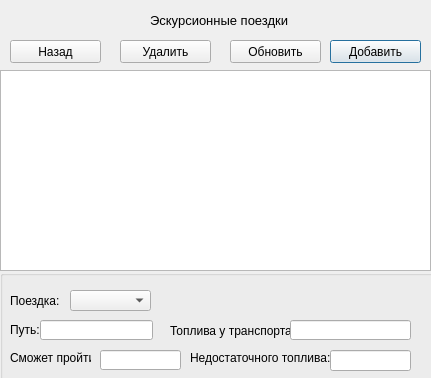
<?xml version="1.0" encoding="UTF-8"?>
<ui version="4.0">
 <class>Secondwindow</class>
 <widget class="QDialog" name="Secondwindow">
  <property name="geometry">
   <rect>
    <x>0</x>
    <y>0</y>
    <width>431</width>
    <height>378</height>
   </rect>
  </property>
  <property name="windowTitle">
   <string>TRIPS</string>
  </property>
  <widget class="QLabel" name="label">
   <property name="geometry">
    <rect>
     <x>150</x>
     <y>10</y>
     <width>151</width>
     <height>21</height>
    </rect>
   </property>
   <property name="font">
    <font>
     <pointsize>10</pointsize>
    </font>
   </property>
   <property name="text">
    <string>Эскурсионные поездки</string>
   </property>
  </widget>
  <widget class="QTableView" name="tableView">
   <property name="geometry">
    <rect>
     <x>0</x>
     <y>70</y>
     <width>431</width>
     <height>201</height>
    </rect>
   </property>
  </widget>
  <widget class="QPushButton" name="pushButton">
   <property name="geometry">
    <rect>
     <x>330</x>
     <y>40</y>
     <width>91</width>
     <height>23</height>
    </rect>
   </property>
   <property name="text">
    <string>Добавить</string>
   </property>
  </widget>
  <widget class="QPushButton" name="pushButton_2">
   <property name="geometry">
    <rect>
     <x>10</x>
     <y>40</y>
     <width>91</width>
     <height>23</height>
    </rect>
   </property>
   <property name="text">
    <string>Назад</string>
   </property>
  </widget>
  <widget class="QPushButton" name="pushButton_3">
   <property name="geometry">
    <rect>
     <x>230</x>
     <y>40</y>
     <width>91</width>
     <height>23</height>
    </rect>
   </property>
   <property name="text">
    <string>Обновить</string>
   </property>
  </widget>
  <widget class="QGroupBox" name="groupBox">
   <property name="geometry">
    <rect>
     <x>0</x>
     <y>270</y>
     <width>441</width>
     <height>111</height>
    </rect>
   </property>
   <property name="sizePolicy">
    <sizepolicy hsizetype="Fixed" vsizetype="Fixed">
     <horstretch>0</horstretch>
     <verstretch>0</verstretch>
    </sizepolicy>
   </property>
   <property name="title">
    <string/>
   </property>
   <widget class="QLabel" name="label_2">
    <property name="geometry">
     <rect>
      <x>10</x>
      <y>20</y>
      <width>51</width>
      <height>21</height>
     </rect>
    </property>
    <property name="text">
     <string>Поездка:</string>
    </property>
   </widget>
   <widget class="QComboBox" name="comboBox">
    <property name="geometry">
     <rect>
      <x>70</x>
      <y>20</y>
      <width>81</width>
      <height>21</height>
     </rect>
    </property>
   </widget>
   <widget class="QLabel" name="label_3">
    <property name="geometry">
     <rect>
      <x>10</x>
      <y>50</y>
      <width>51</width>
      <height>20</height>
     </rect>
    </property>
    <property name="text">
     <string>Путь:</string>
    </property>
   </widget>
   <widget class="QLineEdit" name="lineEdit">
    <property name="geometry">
     <rect>
      <x>40</x>
      <y>50</y>
      <width>113</width>
      <height>20</height>
     </rect>
    </property>
   </widget>
   <widget class="QLabel" name="label_4">
    <property name="geometry">
     <rect>
      <x>170</x>
      <y>50</y>
      <width>121</width>
      <height>21</height>
     </rect>
    </property>
    <property name="text">
     <string>Топлива у транспорта:</string>
    </property>
   </widget>
   <widget class="QLineEdit" name="lineEdit_2">
    <property name="geometry">
     <rect>
      <x>290</x>
      <y>50</y>
      <width>121</width>
      <height>20</height>
     </rect>
    </property>
   </widget>
   <widget class="QLabel" name="label_5">
    <property name="geometry">
     <rect>
      <x>10</x>
      <y>80</y>
      <width>81</width>
      <height>16</height>
     </rect>
    </property>
    <property name="text">
     <string>Сможет пройти:</string>
    </property>
   </widget>
   <widget class="QLineEdit" name="lineEdit_3">
    <property name="geometry">
     <rect>
      <x>100</x>
      <y>80</y>
      <width>81</width>
      <height>20</height>
     </rect>
    </property>
   </widget>
   <widget class="QLabel" name="label_6">
    <property name="geometry">
     <rect>
      <x>190</x>
      <y>80</y>
      <width>141</width>
      <height>16</height>
     </rect>
    </property>
    <property name="text">
     <string>Недостаточного топлива:</string>
    </property>
   </widget>
   <widget class="QLineEdit" name="lineEdit_4">
    <property name="geometry">
     <rect>
      <x>330</x>
      <y>80</y>
      <width>81</width>
      <height>21</height>
     </rect>
    </property>
   </widget>
  </widget>
  <widget class="QPushButton" name="pushButton_4">
   <property name="geometry">
    <rect>
     <x>120</x>
     <y>40</y>
     <width>91</width>
     <height>23</height>
    </rect>
   </property>
   <property name="text">
    <string>Удалить</string>
   </property>
  </widget>
 </widget>
 <resources/>
 <connections/>
</ui>
